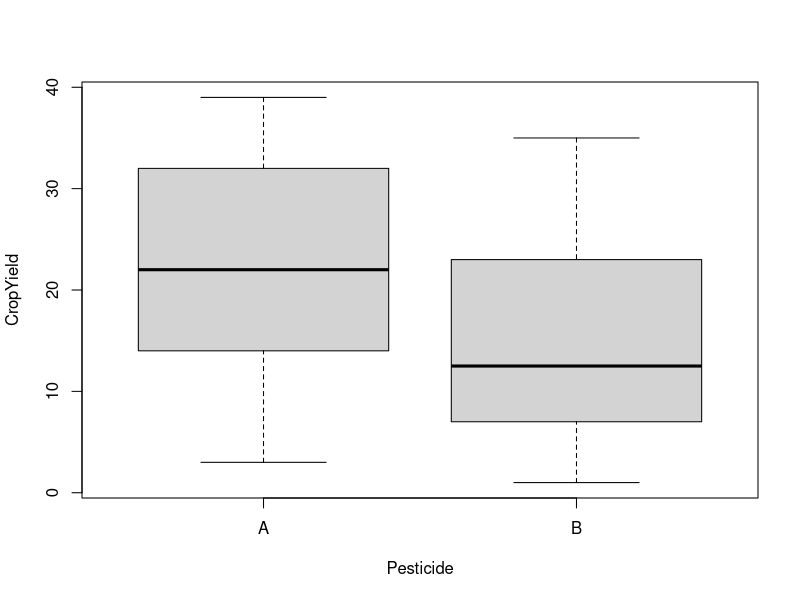

The R source for this figure: (Note: this script raises an error after producing the figure.)
## ---- chunk 1
require("car")     # QQ-plot with confidence bands (qqPlot)
require("knitr")   # Creating tables (kable)
## ---- chunk 2
DF <- read.csv("two-groups.csv")
## ---- chunk 3
str(DF)
summary(DF)
head(DF)
## ---- chunk 4
DF$Pesticide <- factor(DF$Pesticide)
DF$CropYield <- factor(DF$CropYield)
## ---- chunk 5
levels(DF$Pesticide)
levels(DF$CropYield)
## ---- chunk 6
boxplot(CropYield ~ Pesticide, DF)
## ---- chunk 7
qqPlot(CropYield ~ Pesticide, data = DF)
## ---- chunk 8
# Is there a significant deviation from normality for pesticide A?
shapiro.test(DF$CropYield[DF$Pesticide == "A"])
# Is there a significant deviation from normality for pesticide B?
shapiro.test(DF$CropYield[DF$Pesticide == "B"])
## ---- chunk 9
var.test(CropYield ~ Pesticide, DF)
## ---- chunk 10
t.test(CropYield ~ Pesticide, data = DF, var.equal = TRUE)
